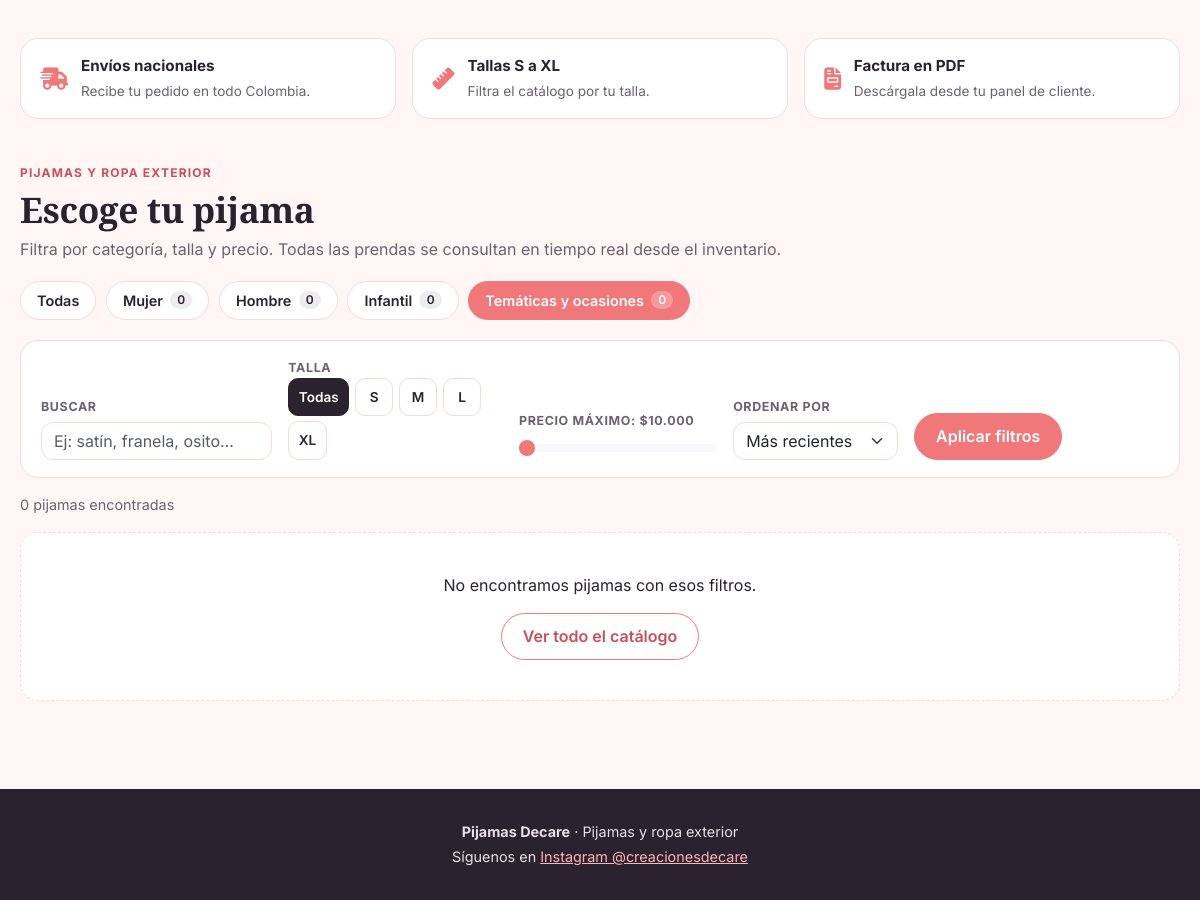
Page /index.php?url=catalogo&categoria=tematicas (lower part) on the earlier database version.
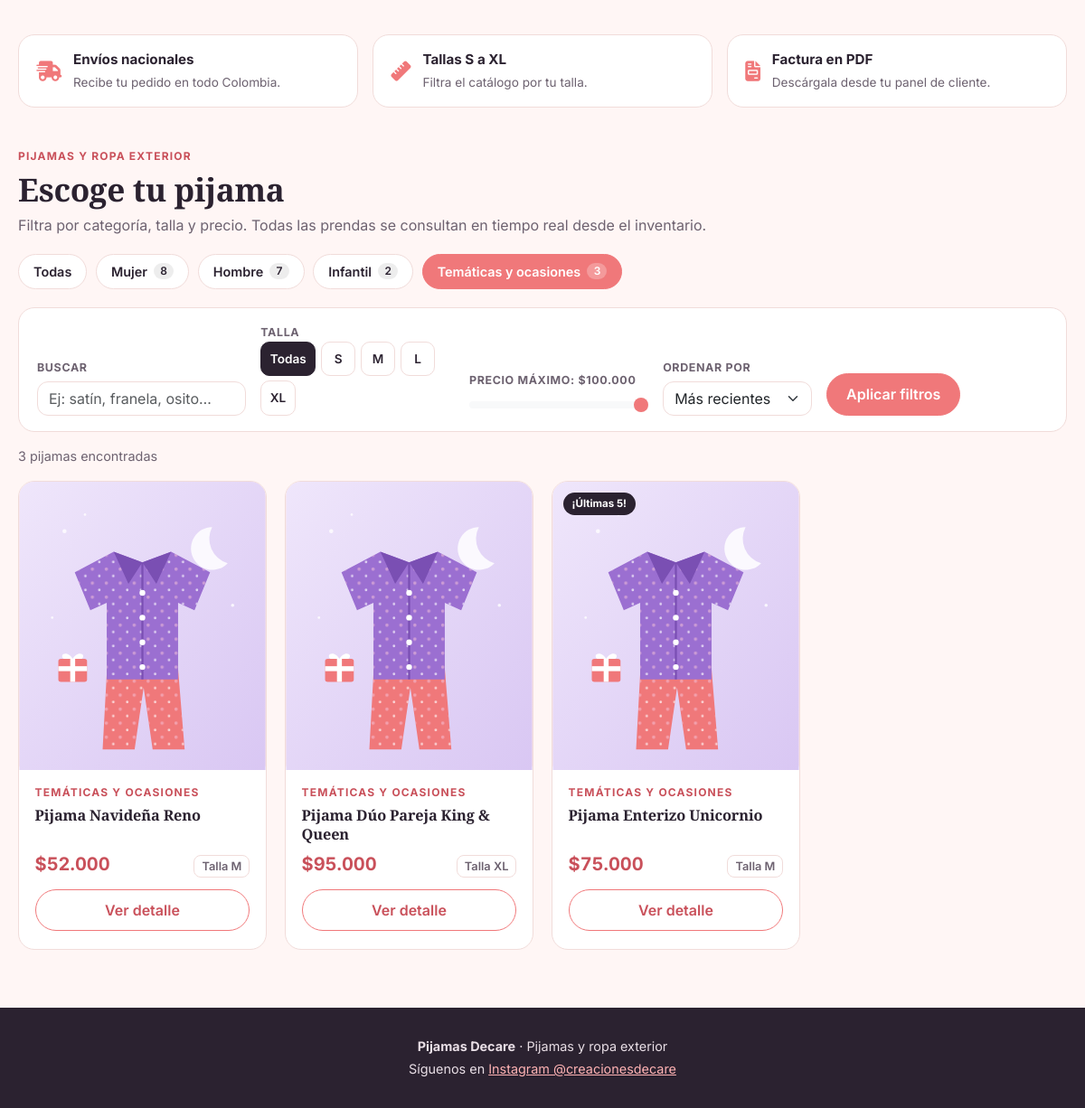
Same page on the later database version.
### tables this page shows
CREATE TABLE `categorias` (
  `ID_CATEGORIA` int(11) NOT NULL,
  `nombre` varchar(60) NOT NULL,
  `slug` varchar(60) NOT NULL,
  `descripcion` varchar(255) DEFAULT NULL
);

CREATE TABLE `productos` (
  `ID_PRODUCTO` int(11) NOT NULL,
  `nombre` varchar(255) NOT NULL,
  `DESCRIPCION` varchar(250) NOT NULL,
  `PRECIO` decimal(10,2) NOT NULL,
  `STOCK` int(11) DEFAULT 0,
  `talla` varchar(50) NOT NULL,
  `ID_CATEGORIA` int(11) DEFAULT NULL,
  `imagen` varchar(255) DEFAULT NULL
);

### backend/src/models/Catalogo.php (called while the page is built, shortened)
<?php
class Catalogo
{
    private PDO $conn;
    public function __construct(PDO $db)
    {
        $this->conn = $db;
    }
    public function categorias(): array
    {
        $sql = "SELECT c.ID_CATEGORIA, c.nombre, c.slug, c.descripcion,
                       COUNT(p.ID_PRODUCTO) AS total
                FROM categorias c
                LEFT JOIN productos p ON p.ID_CATEGORIA = c.ID_CATEGORIA AND p.STOCK > 0
                GROUP BY c.ID_CATEGORIA, c.nombre, c.slug, c.descripcion
                ORDER BY c.ID_CATEGORIA";
        return $this->conn->query($sql)->fetchAll(PDO::FETCH_ASSOC);
    }
    public static function leerFiltros(array $entrada): array
    {
        $talla = strtoupper(trim((string) ($entrada['talla'] ?? '')));
        $orden = (string) ($entrada['orden'] ?? 'recientes');
        $precioMax = (int) ($entrada['precio_max'] ?? 0);
        return [
            'q'          => mb_substr(trim((string) ($entrada['q'] ?? '')), 0, 60),
            'categoria'  => preg_replace('/[^a-z]/', '', strtolower((string) ($entrada['categoria'] ?? ''))),
            'talla'      => in_array($talla, self::TALLAS, true) ? $talla : '',
            'precio_max' => $precioMax > 0 ? $precioMax : 0,
            'orden'      => array_key_exists($orden, self::ORDENES) ? $orden : 'recientes',
        ];
    }
    public function buscar(array $filtros): array
    {
        $where = ['p.STOCK > 0'];
        $params = [];
        if ($filtros['categoria'] !== '') {
            $where[] = 'c.slug = :categoria';
            $params[':categoria'] = $filtros['categoria'];
        }
        $sql = "SELECT p.ID_PRODUCTO, p.nombre, p.DESCRIPCION, p.PRECIO, p.STOCK, p.talla, p.imagen,
                       c.nombre AS categoria, c.slug AS categoria_slug
                FROM productos p
                LEFT JOIN categorias c ON c.ID_CATEGORIA = p.ID_CATEGORIA
                WHERE " . implode(' AND ', $where) . "
                ORDER BY " . self::ORDENES[$filtros['orden']];
        $stmt = $this->conn->prepare($sql);
        $stmt->execute($params);
        return $stmt->fetchAll(PDO::FETCH_ASSOC);
    }
    public function precioMaximo(): int
    {
        return (int) ceil((float) $this->conn->query("SELECT COALESCE(MAX(PRECIO), 0) FROM productos WHERE STOCK > 0")->fetchColumn());
    }
}

### backend/src/config/marca.php (called while the page is built, shortened)
<?php
function imagen_producto(array $producto): string
{
    $imagen = trim((string) ($producto['imagen'] ?? ''));
    $slug = preg_replace('/[^a-z]/', '', (string) ($producto['categoria_slug'] ?? ''));
    $ilustracion = 'frontend/src/public/img/categorias/' . ($slug !== '' ? $slug : 'general') . '.svg';
    return $ilustracion;
}
function precio_cop($valor): string
{
    return '$' . number_format((float) $valor, 0, ',', '.');
}

### frontend/src/pages/partials/catalogo_productos.php (the view, shortened to what the changed rows need)
<?php
require_once __DIR__ . '/../../../../backend/src/config/marca.php';
require_once __DIR__ . '/../../../../backend/src/models/Catalogo.php';
$rutaCatalogo = $rutaCatalogo ?? 'catalogo';
$catalogo = new Catalogo($pdo);
$filtros = Catalogo::leerFiltros($_GET);
try {
    $categorias = $catalogo->categorias();
    $productos = $catalogo->buscar($filtros);
    $precioTope = max(10000, (int) (ceil($catalogo->precioMaximo() / 10000) * 10000));
    $errorCatalogo = '';
} catch (PDOException $e) {
    error_log('Catálogo: ' . $e->getMessage());
    $categorias = [];
    $productos = [];
    $precioTope = 100000;
    $errorCatalogo = 'No fue posible cargar el catálogo. Verifique que la base de datos tenga la migración database/migracion_catalogo.sql.';
}
$e = static fn($v) => htmlspecialchars((string) $v, ENT_QUOTES, 'UTF-8');
$urlFiltro = static function (array $cambios) use ($filtros, $rutaCatalogo): string {
    $params = array_filter(array_merge($filtros, $cambios), static fn($v) => $v !== '' && $v !== 0 && $v !== 'recientes');
    return 'index.php?' . http_build_query(['url' => $rutaCatalogo] + $params) . '#catalogo';
};
$hayFiltros = $filtros['q'] !== '' || $filtros['categoria'] !== '' || $filtros['talla'] !== '' || $filtros['precio_max'] > 0;
?>
<section id="catalogo" class="catalogo">
    <div class="catalogo__cabecera">
        <div>
            <span class="catalogo__eyebrow"><?php echo $e(MARCA_COLECCION); ?></span>
            <h2 class="catalogo__titulo">Escoge tu pijama</h2>
            <p class="catalogo__sub">Filtra por categoría, talla y precio. Todas las prendas se consultan en tiempo real desde el inventario.</p>
        </div>
    </div>
    <nav class="catalogo__categorias" aria-label="Categorías">
        <a href="<?php echo $e($urlFiltro(['categoria' => ''])); ?>"
           class="chip <?php echo $filtros['categoria'] === '' ? 'chip--activo' : ''; ?>">Todas</a>
        <?php foreach ($categorias as $cat): ?>
            <a href="<?php echo $e($urlFiltro(['categoria' => $cat['slug']])); ?>"
               class="chip <?php echo $filtros['categoria'] === $cat['slug'] ? 'chip--activo' : ''; ?>">
                <?php echo $e($cat['nombre']); ?> <span class="chip__num"><?php echo (int) $cat['total']; ?></span>
            </a>
        <?php endforeach; ?>
    </nav>
    <form class="catalogo__filtros" method="GET" action="index.php#catalogo">
        <label class="filtro filtro--busqueda">
            <span class="filtro__label">Buscar</span>
            <input type="search" name="q" value="<?php echo $e($filtros['q']); ?>" placeholder="Ej: satín, franela, osito…" class="form-control">
        </label>
        <fieldset class="filtro">
            <legend class="filtro__label">Talla</legend>
            <div class="tallas">
                <label class="talla"><input type="radio" name="talla" value="" <?php echo $filtros['talla'] === '' ? 'checked' : ''; ?>><span>Todas</span></label>
                <?php foreach (Catalogo::TALLAS as $t): ?>
                    <label class="talla"><input type="radio" name="talla" value="<?php echo $t; ?>" <?php echo $filtros['talla'] === $t ? 'checked' : ''; ?>><span><?php echo $t; ?></span></label>
                <?php endforeach; ?>
            </div>
        </fieldset>
        <label class="filtro">
            <span class="filtro__label">Precio máximo: <output id="precioSalida"><?php echo precio_cop($filtros['precio_max'] ?: $precioTope); ?></output></span>
            <input type="range" class="form-range" name="precio_max" min="10000" max="<?php echo $precioTope; ?>" step="5000"
                   value="<?php echo $filtros['precio_max'] ?: $precioTope; ?>" id="precioRango">
        </label>
        <label class="filtro">
            <span class="filtro__label">Ordenar por</span>
            <select name="orden" class="form-select">
                <option value="recientes" <?php echo $filtros['orden'] === 'recientes' ? 'selected' : ''; ?>>Más recientes</option>
            </select>
        </label>
        <div class="filtro filtro--acciones">
            <button type="submit" class="btn btn-marca">Aplicar filtros</button>
            <?php if ($hayFiltros): ?>
                <a href="index.php?url=<?php echo $e($rutaCatalogo); ?>#catalogo" class="btn btn-link">Limpiar</a>
            <?php endif; ?>
        </div>
    </form>
    <p class="catalogo__conteo">
        <?php echo count($productos); ?> <?php echo count($productos) === 1 ? 'pijama encontrada' : 'pijamas encontradas'; ?>
    </p>
    <?php if (empty($productos) && $errorCatalogo === ''): ?>
        <div class="catalogo__vacio">
            <p>No encontramos pijamas con esos filtros.</p>
            <a href="index.php?url=<?php echo $e($rutaCatalogo); ?>#catalogo" class="btn btn-marca-outline">Ver todo el catálogo</a>
        </div>
    <?php endif; ?>
    <div class="catalogo__grid">
        <?php foreach ($productos as $p):
            $id = (int) $p['ID_PRODUCTO'];
            $stock = (int) $p['STOCK'];
            $imagen = imagen_producto($p);
        ?>
            <article class="producto">
                <button type="button" class="producto__foto" data-bs-toggle="modal" data-bs-target="#producto-<?php echo $id; ?>"
                        aria-label="Ver detalle de <?php echo $e($p['nombre']); ?>">
                    <img src="<?php echo $e($imagen); ?>" alt="<?php echo $e($p['nombre']); ?>" loading="lazy">
                    <?php if ($stock <= 5): ?><span class="producto__aviso">¡Últimas <?php echo $stock; ?>!</span><?php endif; ?>
                </button>
                <div class="producto__cuerpo">
                    <span class="producto__categoria"><?php echo $e($p['categoria'] ?? 'Sin categoría'); ?></span>
                    <h3 class="producto__nombre"><?php echo $e($p['nombre']); ?></h3>
                    <div class="producto__meta">
                        <span class="producto__precio"><?php echo precio_cop($p['PRECIO']); ?></span>
                        <span class="producto__talla">Talla <?php echo $e($p['talla']); ?></span>
                    </div>
                    <button type="button" class="btn btn-marca-outline w-100" data-bs-toggle="modal" data-bs-target="#producto-<?php echo $id; ?>">
                        Ver detalle
                    </button>
                </div>
            </article>
        <?php endforeach; ?>
    </div>
</section>

Differences in the rows shown:
computed for categorias "Mujer": total "0" → "8"
computed for categorias "Hombre": total "0" → "7"
computed for categorias "Infantil": total "0" → "2"
computed for categorias "Temáticas y ocasiones": total "0" → "3"
added productos: ID_CATEGORIA.slug (picture), ID_CATEGORIA.nombre "TEMÁTICAS Y OCASIONES", nombre "Pijama Navideña Reno", PRECIO "$52.000", talla "M"
added productos: ID_CATEGORIA.slug (picture), ID_CATEGORIA.nombre "TEMÁTICAS Y OCASIONES", nombre "Pijama Dúo Pareja King & Queen", PRECIO "$95.000", talla "XL"
added productos: ID_CATEGORIA.slug (picture), STOCK "5", ID_CATEGORIA.nombre "TEMÁTICAS Y OCASIONES", nombre "Pijama Enterizo Unicornio", PRECIO "$75.000", talla "M"
Other differences:
precio_cop($filtros['precio_max'] ?: $precioTope): "$10.000" → "$100.000"
form field precio_max: "10000" → "100000"
count($productos): "0" → "3"
text no longer shown: "No encontramos pijamas con esos filtros. Ver todo el catálogo"
